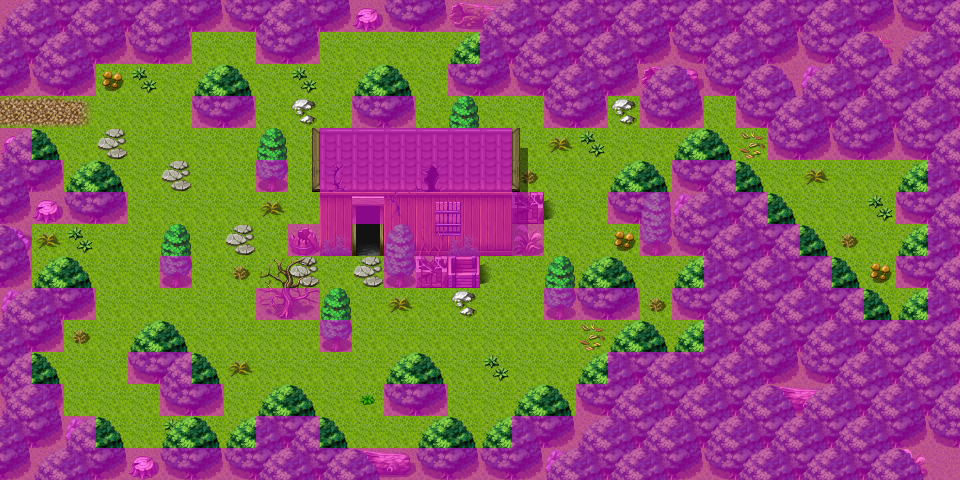

Rendered tile map (Tiled .tmx) drawn with the repository's tilesets; below, a short description and the map source with its tile grids summarised:
An orthogonal 30x15 tile map with 32x32 px tiles, 4 tile layers (Ground, Objects, Above, Walkable), 40 tilesets and 7 objects (5x spawn, 2x mapchange).

<map version="1.0" orientation="orthogonal" width="30" height="15" tilewidth="32" tileheight="32">
 <properties>
  <property name="outside" value="1" />
 </properties>
 <tileset firstgid="1" name="map_bed_1" tilewidth="32" tileheight="32">
  <image source="../drawable/map_bed_1.png" width="512" height="256" />
 </tileset>
 <tileset firstgid="129" name="map_border_1" tilewidth="32" tileheight="32">
  <image source="../drawable/map_border_1.png" width="512" height="256" />
 </tileset>
 <tileset firstgid="257" name="map_bridge_1" tilewidth="32" tileheight="32">
  <image source="../drawable/map_bridge_1.png" width="512" height="256" />
 </tileset>
 <tileset firstgid="385" name="map_broken_1" tilewidth="32" tileheight="32">
  <image source="../drawable/map_broken_1.png" width="512" height="256" />
 </tileset>
 <tileset firstgid="513" name="map_cavewall_1" tilewidth="32" tileheight="32">
  <image source="../drawable/map_cavewall_1.png" width="576" height="192" />
 </tileset>
 <tileset firstgid="621" name="map_cavewall_2" tilewidth="32" tileheight="32">
  <image source="../drawable/map_cavewall_2.png" width="576" height="192" />
 </tileset>
 <tileset firstgid="729" name="map_cavewall_3" tilewidth="32" tileheight="32">
  <image source="../drawable/map_cavewall_3.png" width="576" height="192" />
 </tileset>
 <tileset firstgid="837" name="map_chair_table_1" tilewidth="32" tileheight="32">
  <image source="../drawable/map_chair_table_1.png" width="512" height="256" />
 </tileset>
 <tileset firstgid="965" name="map_crate_1" tilewidth="32" tileheight="32">
  <image source="../drawable/map_crate_1.png" width="512" height="256" />
 </tileset>
 <tileset firstgid="1093" name="map_cupboard_1" tilewidth="32" tileheight="32">
  <image source="../drawable/map_cupboard_1.png" width="512" height="256" />
 </tileset>
 <tileset firstgid="1221" name="map_curtain_1" tilewidth="32" tileheight="32">
  <image source="../drawable/map_curtain_1.png" width="512" height="256" />
 </tileset>
 <tileset firstgid="1349" name="map_entrance_1" tilewidth="32" tileheight="32">
  <image source="../drawable/map_entrance_1.png" width="512" height="256" />
 </tileset>
 <tileset firstgid="1477" name="map_fence_1" tilewidth="32" tileheight="32">
  <image source="../drawable/map_fence_1.png" width="512" height="256" />
 </tileset>
 <tileset firstgid="1605" name="map_fence_2" tilewidth="32" tileheight="32">
  <image source="../drawable/map_fence_2.png" width="512" height="256" />
 </tileset>
 <tileset firstgid="1733" name="map_ground_1" tilewidth="32" tileheight="32">
  <image source="../drawable/map_ground_1.png" width="512" height="256" />
 </tileset>
 <tileset firstgid="1861" name="map_ground_2" tilewidth="32" tileheight="32">
  <image source="../drawable/map_ground_2.png" width="512" height="256" />
 </tileset>
 <tileset firstgid="1989" name="map_ground_3" tilewidth="32" tileheight="32">
  <image source="../drawable/map_ground_3.png" width="512" height="256" />
 </tileset>
 <tileset firstgid="2117" name="map_ground_4" tilewidth="32" tileheight="32">
  <image source="../drawable/map_ground_4.png" width="512" height="256" />
 </tileset>
 <tileset firstgid="2245" name="map_ground_5" tilewidth="32" tileheight="32">
  <image source="../drawable/map_ground_5.png" width="512" height="256" />
 </tileset>
 <tileset firstgid="2373" name="map_ground_6" tilewidth="32" tileheight="32">
  <image source="../drawable/map_ground_6.png" width="512" height="256" />
 </tileset>
 <tileset firstgid="2501" name="map_ground_7" tilewidth="32" tileheight="32">
  <image source="../drawable/map_ground_7.png" width="512" height="256" />
 </tileset>
 <tileset firstgid="2629" name="map_ground_8" tilewidth="32" tileheight="32">
  <image source="../drawable/map_ground_8.png" width="512" height="256" />
 </tileset>
 <tileset firstgid="2757" name="map_indoor_1" tilewidth="32" tileheight="32">
  <image source="../drawable/map_indoor_1.png" width="512" height="256" />
 </tileset>
 <tileset firstgid="2885" name="map_kitchen_1" tilewidth="32" tileheight="32">
  <image source="../drawable/map_kitchen_1.png" width="512" height="256" />
 </tileset>
 <tileset firstgid="3013" name="map_outdoor_1" tilewidth="32" tileheight="32">
  <image source="../drawable/map_outdoor_1.png" width="512" height="256" />
 </tileset>
 <tileset firstgid="3141" name="map_pillar_1" tilewidth="32" tileheight="32">
  <image source="../drawable/map_pillar_1.png" width="512" height="256" />
 </tileset>
 <tileset firstgid="3269" name="map_plant_1" tilewidth="32" tileheight="32">
  <image source="../drawable/map_plant_1.png" width="512" height="256" />
 </tileset>
 <tileset firstgid="3397" name="map_rock_1" tilewidth="32" tileheight="32">
  <image source="../drawable/map_rock_1.png" width="512" height="256" />
 </tileset>
 <tileset firstgid="3525" name="map_roof_1" tilewidth="32" tileheight="32">
  <image source="../drawable/map_roof_1.png" width="512" height="256" />
 </tileset>
 <tileset firstgid="3653" name="map_roof_2" tilewidth="32" tileheight="32">
  <image source="../drawable/map_roof_2.png" width="512" height="256" />
 </tileset>
 <tileset firstgid="3781" name="map_shop_1" tilewidth="32" tileheight="32">
  <image source="../drawable/map_shop_1.png" width="512" height="256" />
 </tileset>
 <tileset firstgid="3909" name="map_sign_ladder_1" tilewidth="32" tileheight="32">
  <image source="../drawable/map_sign_ladder_1.png" width="512" height="256" />
 </tileset>
 <tileset firstgid="4037" name="map_table_1" tilewidth="32" tileheight="32">
  <image source="../drawable/map_table_1.png" width="512" height="256" />
 </tileset>
 <tileset firstgid="4165" name="map_trail_1" tilewidth="32" tileheight="32">
  <image source="../drawable/map_trail_1.png" width="512" height="256" />
 </tileset>
 <tileset firstgid="4293" name="map_tree_1" tilewidth="32" tileheight="32">
  <image source="../drawable/map_tree_1.png" width="512" height="256" />
 </tileset>
 <tileset firstgid="4421" name="map_wall_1" tilewidth="32" tileheight="32">
  <image source="../drawable/map_wall_1.png" width="512" height="256" />
 </tileset>
 <tileset firstgid="4549" name="map_wall_2" tilewidth="32" tileheight="32">
  <image source="../drawable/map_wall_2.png" width="480" height="256" />
 </tileset>
 <tileset firstgid="4669" name="map_wall_3" tilewidth="32" tileheight="32">
  <image source="../drawable/map_wall_3.png" width="480" height="256" />
 </tileset>
 <tileset firstgid="4789" name="map_window_1" tilewidth="32" tileheight="32">
  <image source="../drawable/map_window_1.png" width="512" height="256" />
 </tileset>
 <tileset firstgid="4917" name="map_window_2" tilewidth="32" tileheight="32">
  <image source="../drawable/map_window_2.png" width="512" height="256" />
 </tileset>
 <layer name="Ground" width="30" height="15">
  <data>[450 cells, 450 non-empty, 7 distinct tile ids]</data>
 </layer>
 <layer name="Objects" width="30" height="15">
  <data>[450 cells, 162 non-empty, 39 distinct tile ids]</data>
 </layer>
 <layer name="Above" width="30" height="15">
  <data>[450 cells, 88 non-empty, 13 distinct tile ids]</data>
 </layer>
 <layer name="Walkable" width="30" height="15">
  <data>[450 cells, 262 non-empty, 1 distinct tile ids]</data>
 </layer>
 <objectgroup name="Mapevents" width="30" height="15">
  <object name="west" type="mapchange" x="0" y="96" width="32" height="32">
   <properties>
    <property name="map" value="wild1" />
    <property name="place" value="east" />
   </properties>
  </object>
  <object name="entrance" type="mapchange" x="352" y="224" width="32" height="32">
   <properties>
    <property name="map" value="hauntedhouse1" />
    <property name="place" value="entrance" />
   </properties>
  </object>
 </objectgroup>
 <objectgroup name="Spawn" width="30" height="15">
  <!-- 5 objects omitted --></objectgroup>
 <objectgroup name="Keys" width="30" height="15" visible="0" />
</map>
<!-- 5 of 7 objects omitted -->
